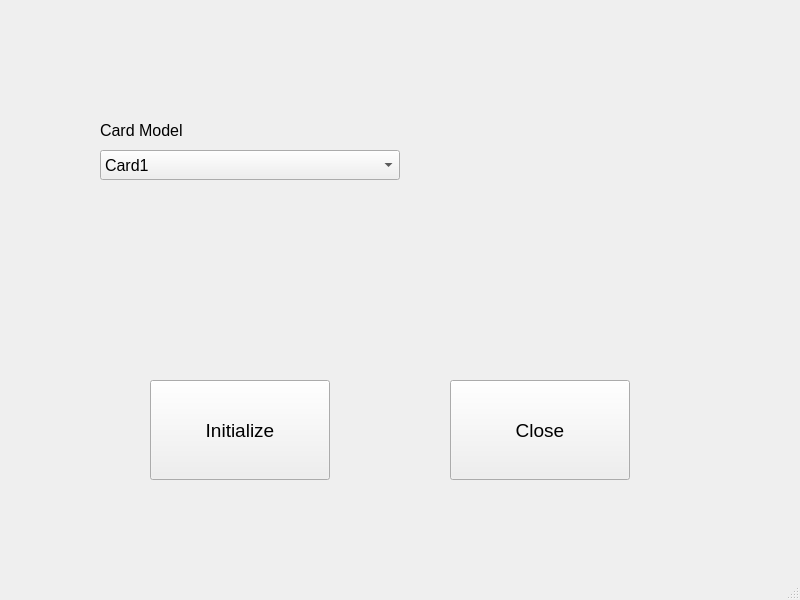
<?xml version="1.0" encoding="UTF-8"?>
<ui version="4.0">
 <class>MainWindow</class>
 <widget class="QMainWindow" name="MainWindow">
  <property name="geometry">
   <rect>
    <x>0</x>
    <y>0</y>
    <width>800</width>
    <height>600</height>
   </rect>
  </property>
  <property name="windowTitle">
   <string>MainWindow</string>
  </property>
  <widget class="QWidget" name="centralwidget">
   <widget class="QPushButton" name="initializeButton">
    <property name="geometry">
     <rect>
      <x>150</x>
      <y>380</y>
      <width>180</width>
      <height>100</height>
     </rect>
    </property>
    <property name="font">
     <font>
      <family>Arial</family>
      <pointsize>14</pointsize>
      <weight>50</weight>
      <bold>false</bold>
      <strikeout>false</strikeout>
      <kerning>true</kerning>
     </font>
    </property>
    <property name="cursor">
     <cursorShape>PointingHandCursor</cursorShape>
    </property>
    <property name="text">
     <string>Initialize</string>
    </property>
   </widget>
   <widget class="QPushButton" name="closeButton">
    <property name="geometry">
     <rect>
      <x>450</x>
      <y>380</y>
      <width>180</width>
      <height>100</height>
     </rect>
    </property>
    <property name="font">
     <font>
      <family>Arial</family>
      <pointsize>14</pointsize>
     </font>
    </property>
    <property name="cursor">
     <cursorShape>PointingHandCursor</cursorShape>
    </property>
    <property name="mouseTracking">
     <bool>false</bool>
    </property>
    <property name="autoFillBackground">
     <bool>false</bool>
    </property>
    <property name="text">
     <string>Close</string>
    </property>
   </widget>
   <widget class="QComboBox" name="comboBox1">
    <property name="geometry">
     <rect>
      <x>100</x>
      <y>150</y>
      <width>300</width>
      <height>30</height>
     </rect>
    </property>
    <property name="font">
     <font>
      <family>Arial</family>
      <pointsize>12</pointsize>
      <stylestrategy>PreferDefault</stylestrategy>
     </font>
    </property>
    <property name="mouseTracking">
     <bool>false</bool>
    </property>
    <item>
     <property name="text">
      <string>Card1</string>
     </property>
    </item>
    <item>
     <property name="text">
      <string>Card2</string>
     </property>
    </item>
   </widget>
   <widget class="QLabel" name="label1">
    <property name="geometry">
     <rect>
      <x>100</x>
      <y>120</y>
      <width>120</width>
      <height>20</height>
     </rect>
    </property>
    <property name="font">
     <font>
      <family>Arial</family>
      <pointsize>12</pointsize>
     </font>
    </property>
    <property name="text">
     <string>Card Model</string>
    </property>
   </widget>
  </widget>
  <widget class="QMenuBar" name="menubar">
   <property name="geometry">
    <rect>
     <x>0</x>
     <y>0</y>
     <width>800</width>
     <height>26</height>
    </rect>
   </property>
  </widget>
  <widget class="QStatusBar" name="statusbar"/>
 </widget>
 <resources/>
 <connections/>
</ui>
